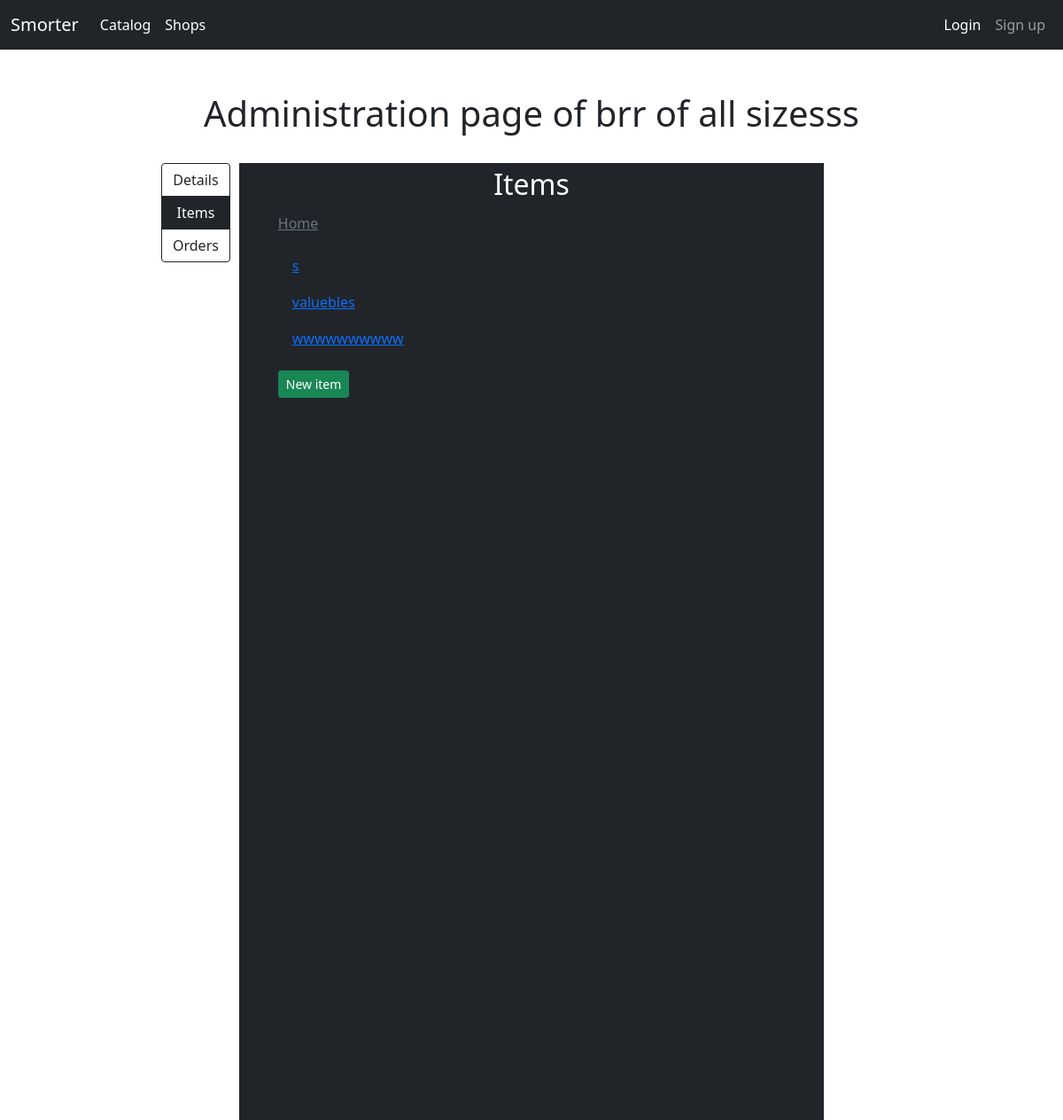
The page /shop/1/admin/items/ on the database as committed earlier.
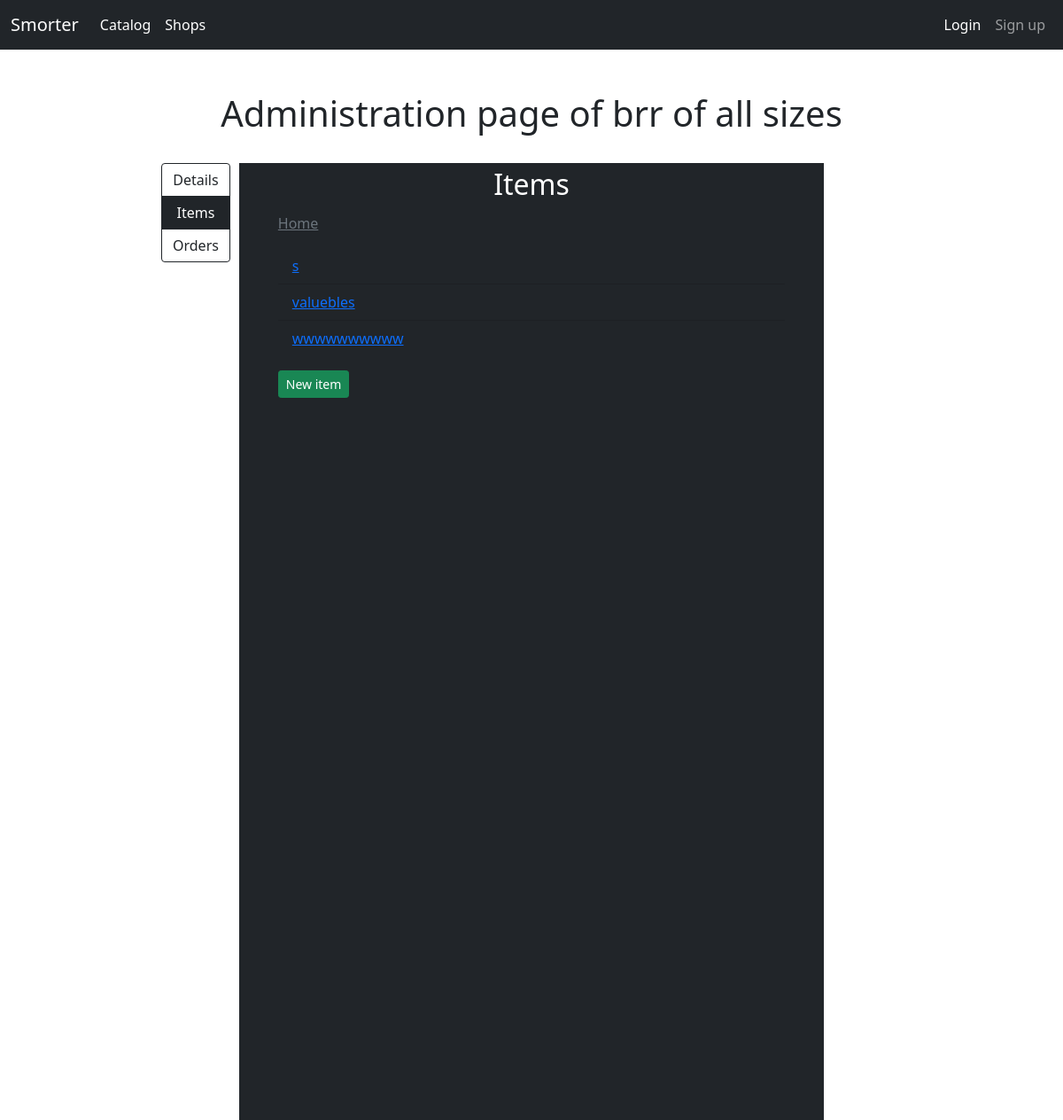
The same page on the database as committed later.
### eshop/models.py (models this page shows, shortened)
class Shop(models.Model):
    owner = models.ForeignKey(SmorterUser, null=True, blank=True, on_delete=models.CASCADE)
    title = models.CharField(max_length=100, null=False, blank=False, unique=True)
    description = models.TextField()
    admin_group = models.OneToOneField(SmorterGroup, null=True, blank=True, on_delete=models.SET_NULL)
    payment_methods = models.ManyToManyField(PaymentMethod, blank=False, null=False)
    shipment_methods = models.ManyToManyField(ShipmentMethod, blank=False, null=False)
    datetime = models.DateTimeField(default=datetime.datetime.now, blank=True)
    image = models.ImageField(upload_to=shop_img_path, null=True, blank=True)
    class Meta:
        ordering = ["owner"]

### eshop/views.py (the view)
# urls.py: path('shop/<int:id>/admin/<slug:tab>/', views.admin_shop, name="admin_shop"),
def admin_shop(request, id, tab, item_id=None, *args, **kwargs):
    shop = get_object_or_404(Shop, id=id)
    query = dict(request.GET.lists())
    current = get_shop_current_cat(shop, query)
    bread = [["".join([f'category={sus}&' for sus in current["path"][:i+1]])[:-1], sub] for i, sub in enumerate(current["path"])]
    cur_subs = [x for x in current if x not in ["items", "path"]]
    subs = [["".join([f'category={sus}&' for sus in (current["path"] if "path" in current else []) +[sub]])[:-1], sub] for sub in cur_subs]
    if request.method == 'POST':
        form_input = {**request.POST}
        for x in form_input.keys():
            if "methods" not in x:
                form_input[x] = form_input[x][0]
        form_input["owner"] = shop.owner
        form_input["owner_id"] = form_input["owner"].id
        form_input["admin_group"] = SmorterGroup.objects.get(name=f"Shop{shop.id}AdminGroup")
        admins = form_input["admins"]
        detail_form = ShopCreateForm(form_input, request.FILES, instance=shop)
        if detail_form.is_valid():
            set_shop_admins(shop, admins)
            detail_form.save()
        else:
            print(detail_form.errors)
    else:
        detail_form = ShopCreateForm(instance=shop)
    return render(request, 'eshop/shop/admin/admin_base.html',
                  {'detail_form': detail_form, "users": User.objects.all(),
                   "method": "PUT", "shop": shop,
                   "tab": tab, "current": current, "query_path": (bread[-1][0] if bread else ""),
                   "bread": bread, "subs": subs,
                   })

### eshop/views.py (called while the page is built)
def add_item(dic, buffer, item):
    if len(buffer) > 0:
        if buffer[0] not in dic:
            dic[buffer[0]] = {"items": [], "path": (dic["path"] if "path" in dic else []) + [buffer[0]]}
        add_item(dic[buffer[0]], buffer[1:], item)
    else:
        dic["items"].append(item)

def get_deep_dict(dic, path):
    if len(path) > 0 and path[0] in dic:
        return get_deep_dict(dic[path[0]], path[1:])
    else:
        return dic

def get_shop_categories(shop):
    categories = {"items": [], "path": []}
    items = [[x["fields"], x["pk"]] for x in json.loads(serializers.serialize("json", shop.item_set.all()))]
    for item, pk in items:
        cats = item["path"].split("/")
        item["id"] = pk
        add_item(categories, cats, item)
    return categories

def get_shop_current_cat(shop, query):
    cats = get_shop_categories(shop)
    return get_deep_dict(cats, query["category"] if "category" in query else [])

### eshop/templates/eshop/shop/admin/admin_base.html (shortened to what this page needs)
{% extends "base.html" %}
{% block content %}
<br><br>
<h1 class="text-center">Administration page of {{ shop.title }}</h1>
<br>
<div class="container bg-dark" style="width: 55%; min-height: 1080px;">
    <div class="" id="tab-buttons" style="position: relative;">
        <div class="btn-group-vertical" role="group" aria-label="Basic radio toggle button group" style="position: absolute; left: -100px;">
            <a class="btn btn-outline-dark" id="details" href="{% url 'admin_shop' shop.id 'details' %}">Details</a>
            <a class="btn btn-outline-dark" id="items" href="{% url 'admin_shop' shop.id 'items' %}">Items</a>
            <a class="btn btn-outline-dark" id="orders" href="{% url 'admin_shop' shop.id 'orders' %}">Orders</a>
        </div>
    </div>
    {% if tab == "details" %}
        {% include "eshop/shop/admin/details.html" %}
    {% elif tab == "items" %}
        {% include "eshop/shop/admin/items.html" %}
    {% elif tab == "orders" %}
        {% include "eshop/shop/admin/orders.html" %}
    {% endif %}
</div>
{% endblock %}

Rows that differ between the two databases and show on the page:
changed Shop: title "brr of all sizesss" → "brr of all sizes"
